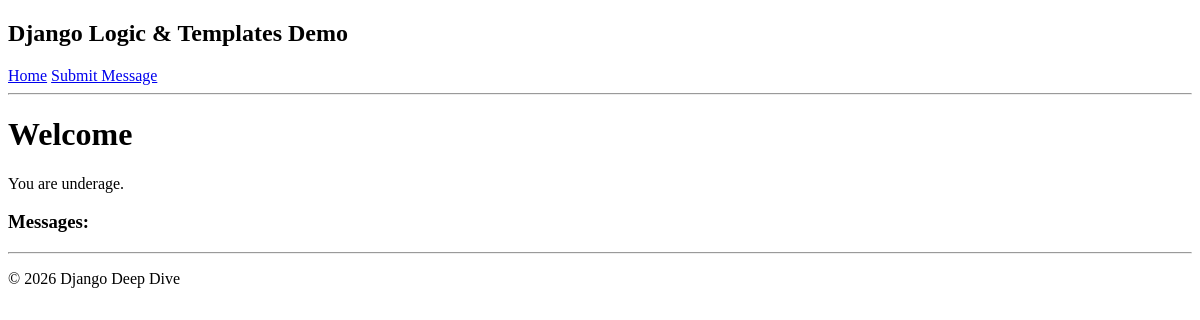
The app's page /, older data.
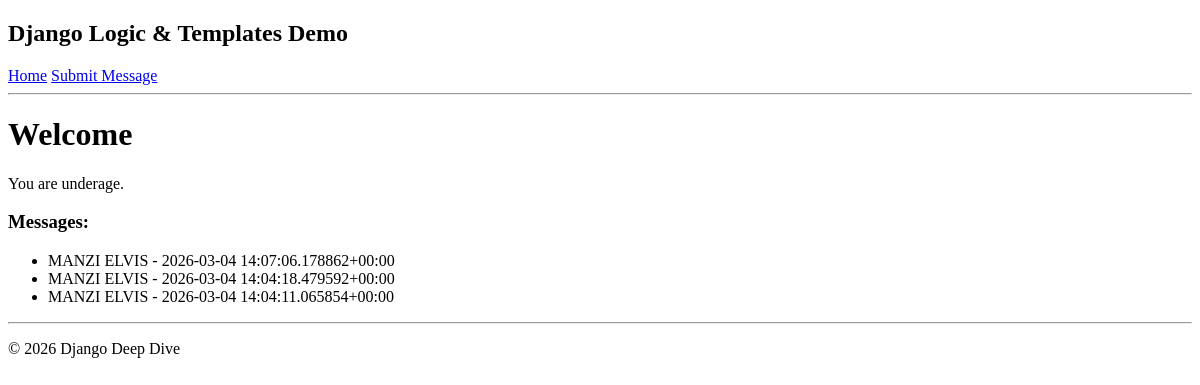
The same page, newer data.
### core/models.py (models this page shows)
class Message(models.Model):
    name = models.CharField(max_length=100)
    content = models.TextField()
    created_at = models.DateTimeField(auto_now_add=True)
    def __str__(self):
        return f"{self.name} - {self.created_at}"

### core/views.py (the view)
# urls.py: path('', views.home, name='home'),
def home(request):
    all_messages = Message.objects.all().order_by('-created_at')
    context = {
        "messages": all_messages
    }
    return render(request, "home.html", context)

### core/templates/home.html (shortened to what this page needs)
{% extends "base.html" %}
{% block content %}
<h1>Welcome {{ name }}</h1>
{% if age >= 18 %}
<p>You are an adult.</p>
{% else %}
<p>You are underage.</p>
{% endif %}
<h3>Messages:</h3>
<ul>
    {% for message in messages %}
        <li>{{ message|upper }}</li>
    {% endfor %}
</ul>
{% endblock %}

### core/templates/base.html (shortened to what this page needs)
{% load static %}
<!DOCTYPE html>
<html>
<head>
</head>
<body>
<header>
    <h2>Django Logic & Templates Demo</h2>
    <nav>
        <a href="{% url 'home' %}">Home</a>
        <a href="{% url 'submit_message' %}">Submit Message</a>
    </nav>
</header>
<hr>
{% block content %}
{% endblock %}
<footer>
    <hr>
    <p>© 2026 Django Deep Dive</p>
</footer>
</body>
</html>

Row changes from the older to the newer data that the page shows:
added Message: name+created_at "MANZI ELVIS - 2026-03-04 14:07:06.178862+00:00"
added Message: name+created_at "MANZI ELVIS - 2026-03-04 14:04:18.479592+00:00"
added Message: name+created_at "MANZI ELVIS - 2026-03-04 14:04:11.065854+00:00"
